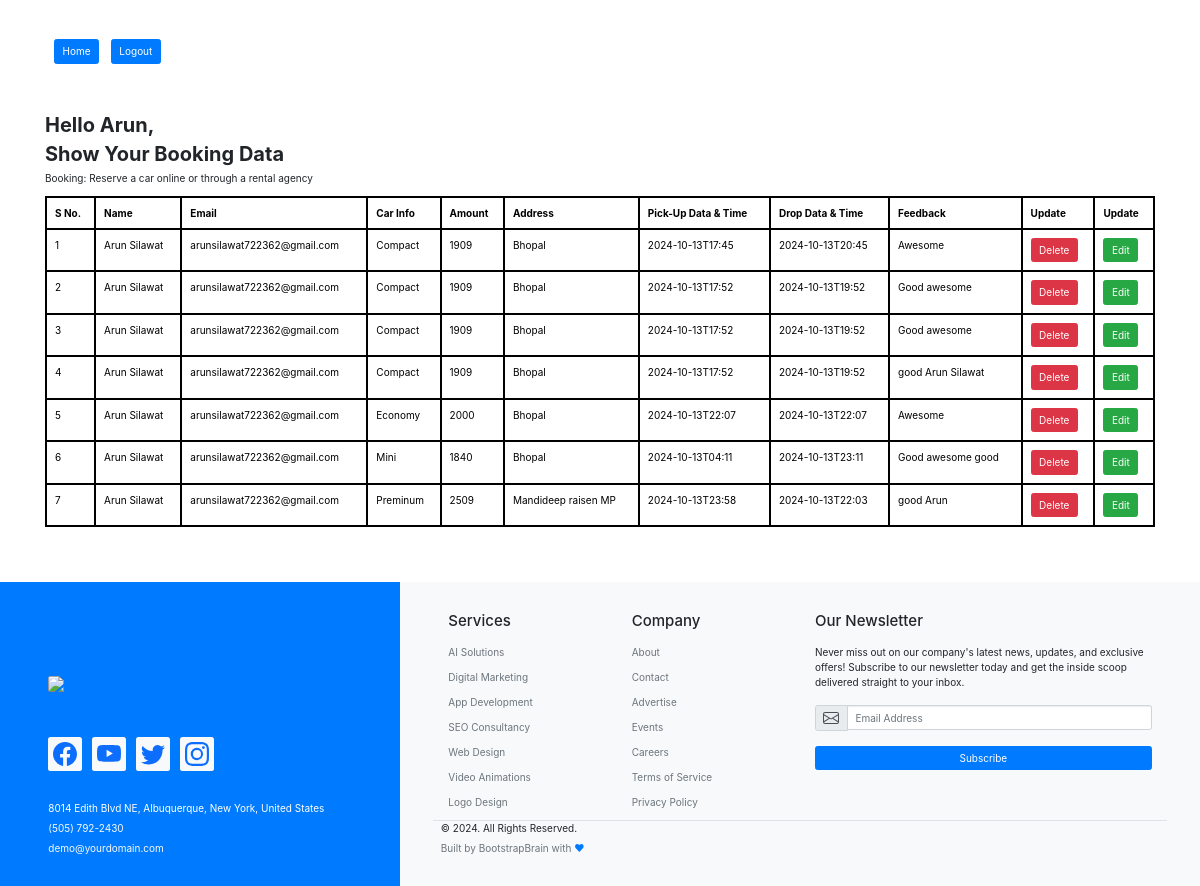
The page /showdata/arunsilawat722362@gmail.com on the database as committed earlier.
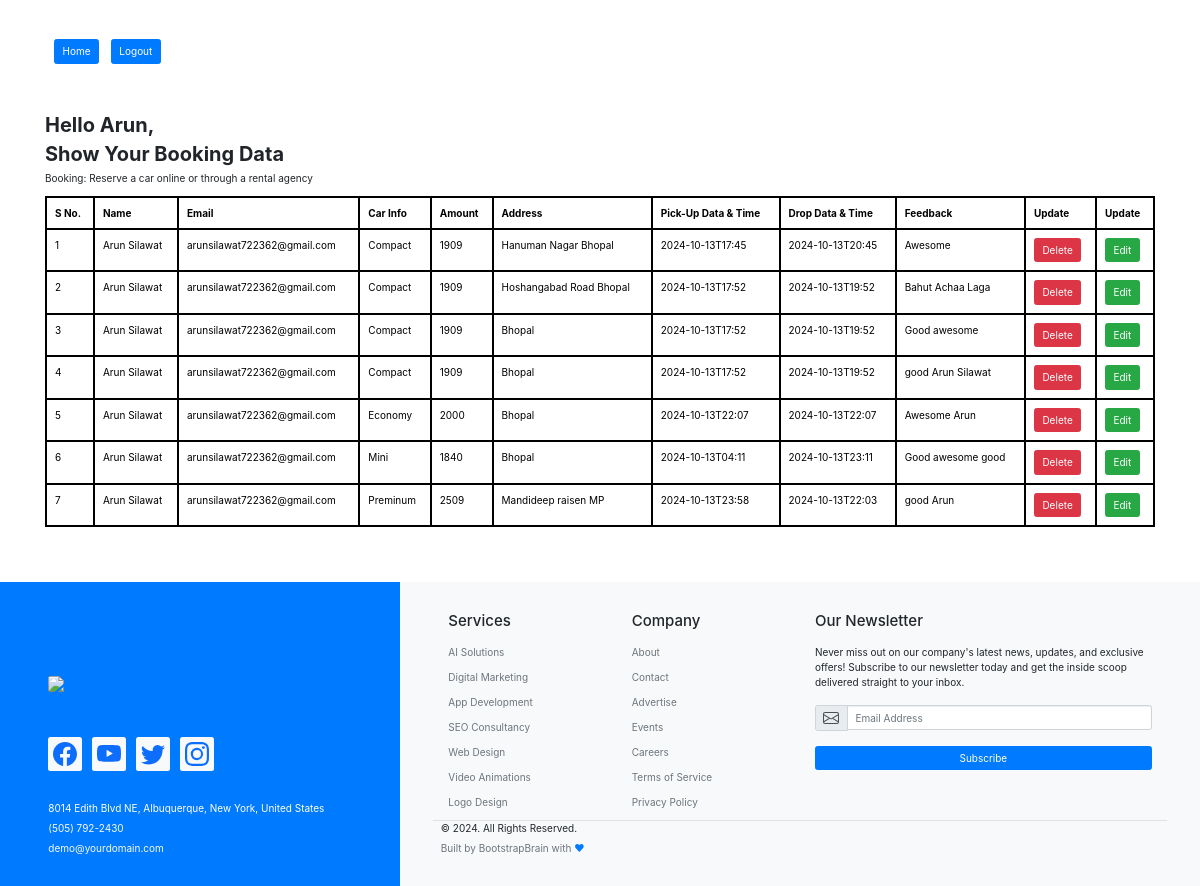
The same page on the database as committed later.
### app/models.py (models this page shows)
class Book_data(models.Model):
    fname=models.CharField(max_length=(50))
    lname=models.CharField(max_length=(50))
    email=models.EmailField()
    carnm=models.CharField(max_length=(50))
    amount=models.IntegerField()
    address=models.TextField()
    pick=models.CharField(max_length=(50))
    drop=models.CharField(max_length=(50))
    feedback=models.TextField()

### app/views.py (the view, shortened to what this page needs)
# urls.py: path('showdata/<str:em>',views.showdata,name='showdata'),
def showdata(request,em):
    email=em
    getdata=Book_data.objects.filter(email=em)
    if getdata:
        data=Book_data.objects.filter(email=em)
        admindata=Userdata.objects.get(email=em)
        fname=admindata.fname
        lname=admindata.lname
        email=admindata.email
        password=admindata.password
        user={
            'fnm':fname,
            'lnm':lname,
            'em':email,
            'pass':password
            }
        return render(request,'datadisplay.html',{'data':data,'user':user})

### app/templates/datadisplay.html (shortened to what the changed rows need)
<!DOCTYPE html>
<html lang="en">
<head>
    <link rel="stylesheet" href="https://maxcdn.bootstrapcdn.com/bootstrap/3.4.1/css/bootstrap.min.css">
    <link rel="stylesheet" href="https://unpkg.com/bootstrap@5.3.3/dist/css/bootstrap.min.css">
    <link rel="stylesheet" href="https://unpkg.com/bs-brain@2.0.4/utilities/font-size/font-size.css">
    <link rel="stylesheet" href="https://unpkg.com/bs-brain@2.0.4/utilities/margin/margin.css">
    <link rel="stylesheet" href="https://unpkg.com/bs-brain@2.0.4/utilities/padding/padding.css">
    <link rel="stylesheet" href="https://cdn.jsdelivr.net/npm/bootstrap@4.6.2/dist/css/bootstrap.min.css">
</head>
<body><br><br>
    <br><br>
    <div class="container" style="background-color: white;border-radius: 10px;">
        <h2 style="font-weight: bold;margin-top: 10px;">Hello {{user.fnm}},</h2>
        <h2 style="font-weight: bold;">Show Your Booking Data</h2>
        <div class="table-responsive">
            <table class="table table-bordered">
                <thead>
                    <tr>
                        <th style="border: 2px solid black;">S No.</th>
                        <th style="border: 2px solid black;">Name</th>
                        <th style="border: 2px solid black;">Email</th>
                        <th style="border: 2px solid black;">Car Info</th>
                        <th style="border: 2px solid black;">Amount</th>
                        <th style="border: 2px solid black;">Address</th>
                        <th style="border: 2px solid black;">Pick-Up Data & Time</th>
                        <th style="border: 2px solid black;">Drop Data & Time</th>
                        <th style="border: 2px solid black;">Feedback</th>
                        <th style="border: 2px solid black;">Update</th>
                        <th style="border: 2px solid black;">Update</th>
                    </tr>
                </thead>
                <tbody>
                    {% for i in data %}
                    <tr>
                        <td style="border: 2px solid black;">{{forloop.counter}}</td>
                        <td style="border: 2px solid black;">{{i.fname}} {{i.lname}}</td>
                        <td style="border: 2px solid black;">{{i.email}}</td>
                        <td style="border: 2px solid black;">{{i.carnm}}</td>
                        <td style="border: 2px solid black;">{{i.amount}}</td>
                        <td style="border: 2px solid black;">{{i.address}}</td>
                        <td style="border: 2px solid black;">{{i.pick}}</td>
                        <td style="border: 2px solid black;">{{i.drop}}</td>
                        <td style="border: 2px solid black;">{{i.feedback}}</td>
                        <td style="border: 2px solid black;"><a href="{% url 'delete' pk=i.id em=i.email %}"><button
                                    class="btn btn-danger">Delete</button></a></td>
                        <td style="border: 2px solid black;"><a href="{% url 'edit' pk=i.id %} "><button
                                    class="btn btn-success">Edit</button></a></td>
                    </tr>
                    {% endfor %}
                </tbody>
            </table>
        </div>
    </div><br>
    <br><br>
</body>
</html>

Rows that differ between the two databases and show on the page:
changed Book_data "Awesome": address "Bhopal" → "Hanuman Nagar Bhopal"
changed Book_data: address "Bhopal" → "Hoshangabad Road Bhopal"; feedback "Good awesome" → "Bahut Achaa Laga"
changed Book_data "Economy": feedback "Awesome" → "Awesome Arun"
